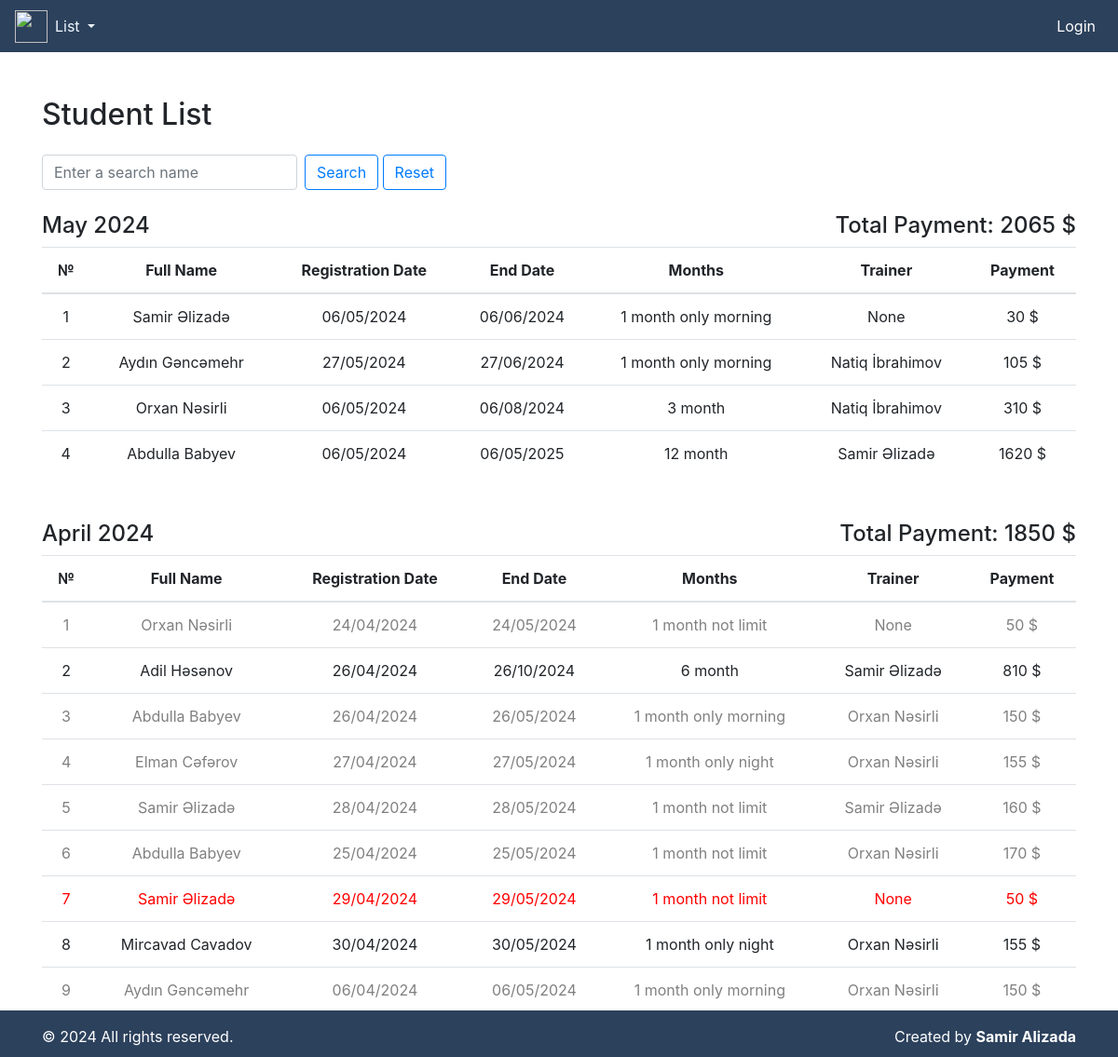
The page / on the database its author committed.
### fitness/models.py (models this page shows, shortened)
class Student(models.Model):
    full_name = models.CharField(max_length=100)
    registration_date = models.DateField(default=timezone.now)
    months_duration = models.ForeignKey(MonthlyPricing, on_delete=models.CASCADE, null=True, blank=True)
    trainer = models.ForeignKey(Trainer, on_delete=models.CASCADE, null=True, blank=True)
    payment = models.IntegerField(default=0)
    end_date = models.DateField(null=True, blank=True)

class MonthlyPricing(models.Model):
    name = models.CharField(max_length=30, null=True)
    month = models.IntegerField()
    price = models.IntegerField()
    def __str__(self) -> str:
        return f"{self.name}"

class Trainer(models.Model):
    full_name = models.CharField(max_length=100)
    registration_date = models.DateField(default=timezone.now)
    monthly_fee = models.IntegerField()
    student_fee = models.IntegerField()
    def __str__(self) -> str:
        return f"{self.full_name}"

### fitness/views.py (the view)
# urls.py: path('', student_list, name='student_list'),
def student_list(request):
    today = date.today()
    query = request.GET.get('q')
    students = Student.objects.all()
    if query:
        students = students.filter(full_name__icontains=query)
    grouped_students_dict = {}
    for student in students:
        month_key = student.registration_date.strftime('%Y-%m')
        month_display = student.registration_date.strftime('%B %Y')
        if month_key not in grouped_students_dict:
            grouped_students_dict[month_key] = {
                'display': month_display,
                'students': [],
                'total_payment': 0  # Track total monthly payments
            }
        grouped_students_dict[month_key]['students'].append(student)
        grouped_students_dict[month_key]['total_payment'] += student.payment
    sorted_grouped_students_list = sorted(
        grouped_students_dict.items(),
        key=lambda x: x[0],
        reverse=True
    )
    sorted_grouped_students_dict = {
        item[1]['display']: {
            'students': item[1]['students'],
            'total_payment': item[1]['total_payment']
        }
        for item in sorted_grouped_students_list
    }
    return render(request, 'student_list.html', {
        'grouped_students': sorted_grouped_students_dict,
        'today': today,
    })

### templates/student_list.html (shortened to what this page needs)
{% include "index.html" %}
{% block content %}
<div class="container mt-5">
    <h2 class="mb-4">Student List</h2>
    <form method="GET" class="mb-3">
        <div class="form-inline mb-4">
            <input type="text" name="q" class="form-control mr-sm-2" placeholder="Enter a search name">
            <button class="btn btn-outline-primary my-2 my-sm-0" type="submit">Search</button>
            <a href="{% url 'student_list' %}"><button class="btn btn-outline-primary my-2 my-sm-0" type="submit">Reset</button>
            </a>
        </div>
    </form>
    {% for month, data in grouped_students.items %}
    <div class="row">
        <div class="col-md-6 text-left">
            <h4>
                {{ month }}
            </h4>
        </div>
        <div class="col-md-6 text-right">
            <h4>
                Total Payment: {{ data.total_payment }} $
            </h4>
        </div>
    </div>
        <table class="table text-center mb-5">
            <thead>
                <tr>
                    <th scope="col">№</th>
                    <th scope="col">Full Name</th>
                    <th scope="col">Registration Date</th>
                    <th scope="col">End Date</th>
                    <th scope="col">Months</th>
                    <th scope="col">Trainer</th>
                    <th scope="col">Payment</th>
                </tr>
            </thead>
            <tbody>
                {% for student in data.students %}
                    <tr class="{% if student.end_date == today %}end-date-today{% elif student.end_date < today %}end-date-past{% endif %}">
                        <td>{{ forloop.counter }}</td>
                        <td>{{ student.full_name }}</td>
                        <td>{{ student.registration_date|date:"d/m/Y" }}</td>
                        <td>{{ student.end_date|date:"d/m/Y" }}</td>
                        <td>{{ student.months_duration }}</td>
                        <td>{{ student.trainer }}</td>
                        <td>{{ student.payment }} $</td>
                    </tr>
                {% endfor %}
            </tbody>
        </table>
    {% endfor %}
</div>
{% endblock content %}

### templates/student_list.html (style rules this page uses)
.end-date-today { color: red; }
.end-date-past { color: grey; }

### rows shown on the page
Student: full_name "Samir Əlizadə", registration_date "06/05/2024", end_date "06/06/2024", months_duration "1 month only morning", trainer "None", payment "30"
Student: full_name "Aydın Gəncəmehr", registration_date "27/05/2024", end_date "27/06/2024", months_duration "1 month only morning", trainer "Natiq İbrahimov", payment "105"
Student: full_name "Orxan Nəsirli", registration_date "06/05/2024", end_date "06/08/2024", months_duration "3 month", trainer "Natiq İbrahimov", payment "310"
Student: full_name "Abdulla Babyev", registration_date "06/05/2024", end_date "06/05/2025", months_duration "12 month", trainer "Samir Əlizadə", payment "1620"
Student: full_name "Orxan Nəsirli", registration_date "24/04/2024", end_date "24/05/2024", months_duration "1 month not limit", trainer "None", payment "50"
Student: full_name "Adil Həsənov", registration_date "26/04/2024", end_date "26/10/2024", months_duration "6 month", trainer "Samir Əlizadə", payment "810"
Student: full_name "Abdulla Babyev", registration_date "26/04/2024", end_date "26/05/2024", months_duration "1 month only morning", trainer "Orxan Nəsirli", payment "150"
Student: full_name "Elman Cəfərov", registration_date "27/04/2024", end_date "27/05/2024", months_duration "1 month only night", trainer "Orxan Nəsirli", payment "155"
Student: full_name "Samir Əlizadə", registration_date "28/04/2024", end_date "28/05/2024", months_duration "1 month not limit", trainer "Samir Əlizadə", payment "160"
Student: full_name "Abdulla Babyev", registration_date "25/04/2024", end_date "25/05/2024", months_duration "1 month not limit", trainer "Orxan Nəsirli", payment "170"
Student: full_name "Samir Əlizadə", registration_date "29/04/2024", end_date "29/05/2024", months_duration "1 month not limit", trainer "None", payment "50"
Student: full_name "Mircavad Cavadov", registration_date "30/04/2024", end_date "30/05/2024", months_duration "1 month only night", trainer "Orxan Nəsirli", payment "155"
Student: full_name "Aydın Gəncəmehr", registration_date "06/04/2024", end_date "06/05/2024", months_duration "1 month only morning", trainer "Orxan Nəsirli", payment "150"

### other values the page prints
{{ month }} "May 2024" "April 2024"
{{ data.total_payment }} "2065" "1850"
